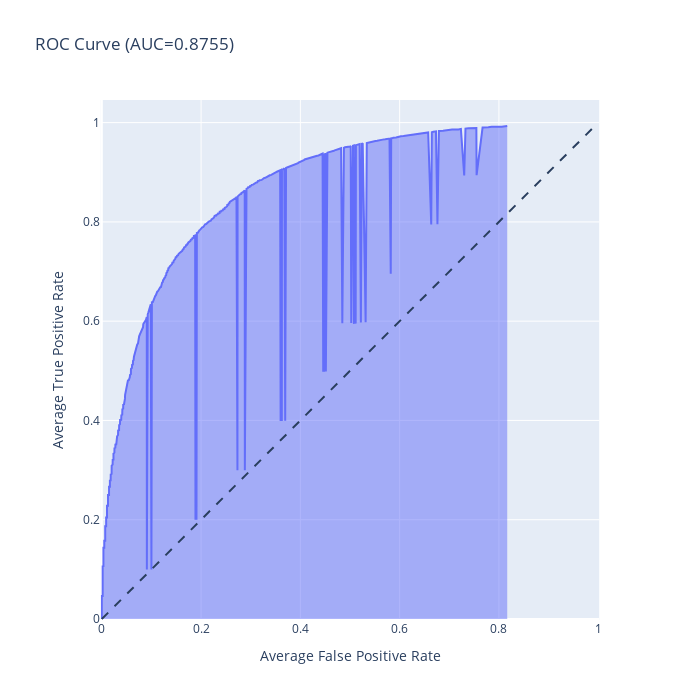
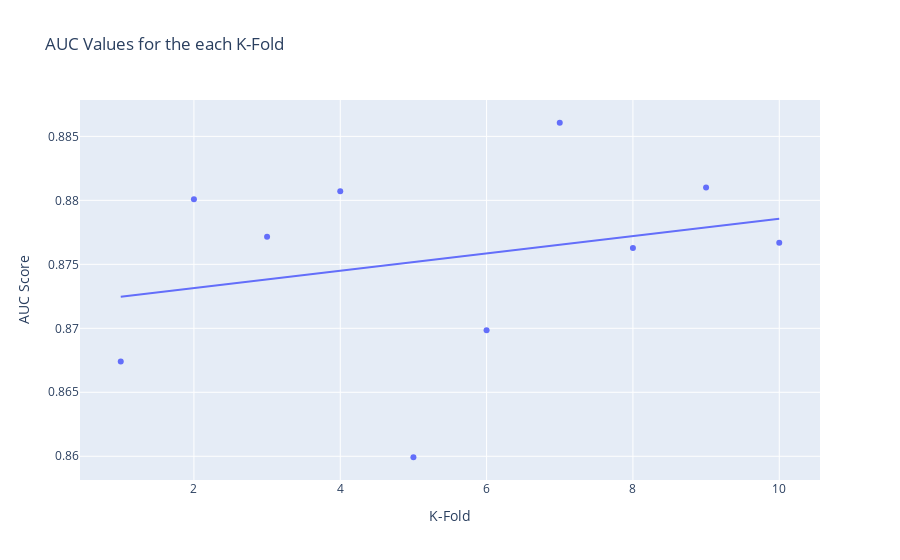

The notebook cell saved with these charts, in order:
### Code cell
y = df['Label']
perform_kfold_cross_validation_with_lstm(feature_matrix, y)

### Figure 1 — Plotly figure (JSON) as saved in the notebook; plotly's stock layout.template omitted (floating-point values rounded to 4 significant figures; data arrays with more than 128 entries replaced by an {"elided": "..."} marker saying what was removed)
{"data": [{"fillpattern": {"shape": ""}, "hovertemplate": "Average False Positive Rate=%{x}<br>Average True Positive Rate=%{y}<extra></extra>", "legendgroup": "", "line": {"color": "#636efa"}, "marker": {"symbol": "circle"}, "mode": "lines", "name": "", "orientation": "v", "showlegend": false, "stackgroup": "1", "type": "scatter", "x": {"elided": "411 float values"}, "xaxis": "x", "y": {"elided": "411 float values"}, "yaxis": "y"}], "layout": {"height": 700, "legend": {"tracegroupgap": 0}, "shapes": [{"line": {"dash": "dash"}, "type": "line", "x0": 0, "x1": 1, "y0": 0, "y1": 1}], "title": {"text": "ROC Curve (AUC=0.8755)"}, "width": 700, "xaxis": {"anchor": "y", "constrain": "domain", "domain": [0, 1], "title": {"text": "Average False Positive Rate"}}, "yaxis": {"anchor": "x", "domain": [0, 1], "scaleanchor": "x", "scaleratio": 1, "title": {"text": "Average True Positive Rate"}}}}

### Figure 2 — Plotly figure (JSON) as saved in the notebook; plotly's stock layout.template omitted (floating-point values rounded to 4 significant figures)
{"data": [{"hovertemplate": "K-Fold=%{x}<br>AUC Score=%{y}<extra></extra>", "legendgroup": "", "marker": {"color": "#636efa", "symbol": "circle"}, "mode": "markers", "name": "", "orientation": "v", "showlegend": false, "type": "scatter", "x": [1, 2, 3, 4, 5, 6, 7, 8, 9, 10], "xaxis": "x", "y": [0.8674, 0.8801, 0.8772, 0.8807, 0.8599, 0.8698, 0.8861, 0.8763, 0.881, 0.8767], "yaxis": "y"}, {"hovertemplate": "<b>OLS trendline</b><br>y = 0.000675435 * x + 0.871799<br>R<sup>2</sup>=0.070363<br><br>K-Fold=%{x}<br>AUC Score=%{y} <b>(trend)</b><extra></extra>", "legendgroup": "", "marker": {"color": "#636efa", "symbol": "circle"}, "mode": "lines", "name": "", "showlegend": false, "type": "scatter", "x": [1, 2, 3, 4, 5, 6, 7, 8, 9, 10], "xaxis": "x", "y": [0.8725, 0.8731, 0.8738, 0.8745, 0.8752, 0.8759, 0.8765, 0.8772, 0.8779, 0.8786], "yaxis": "y"}], "layout": {"legend": {"tracegroupgap": 0}, "title": {"text": "AUC Values for the each K-Fold"}, "xaxis": {"anchor": "y", "domain": [0, 1], "title": {"text": "K-Fold"}}, "yaxis": {"anchor": "x", "domain": [0, 1], "title": {"text": "AUC Score"}}}}
